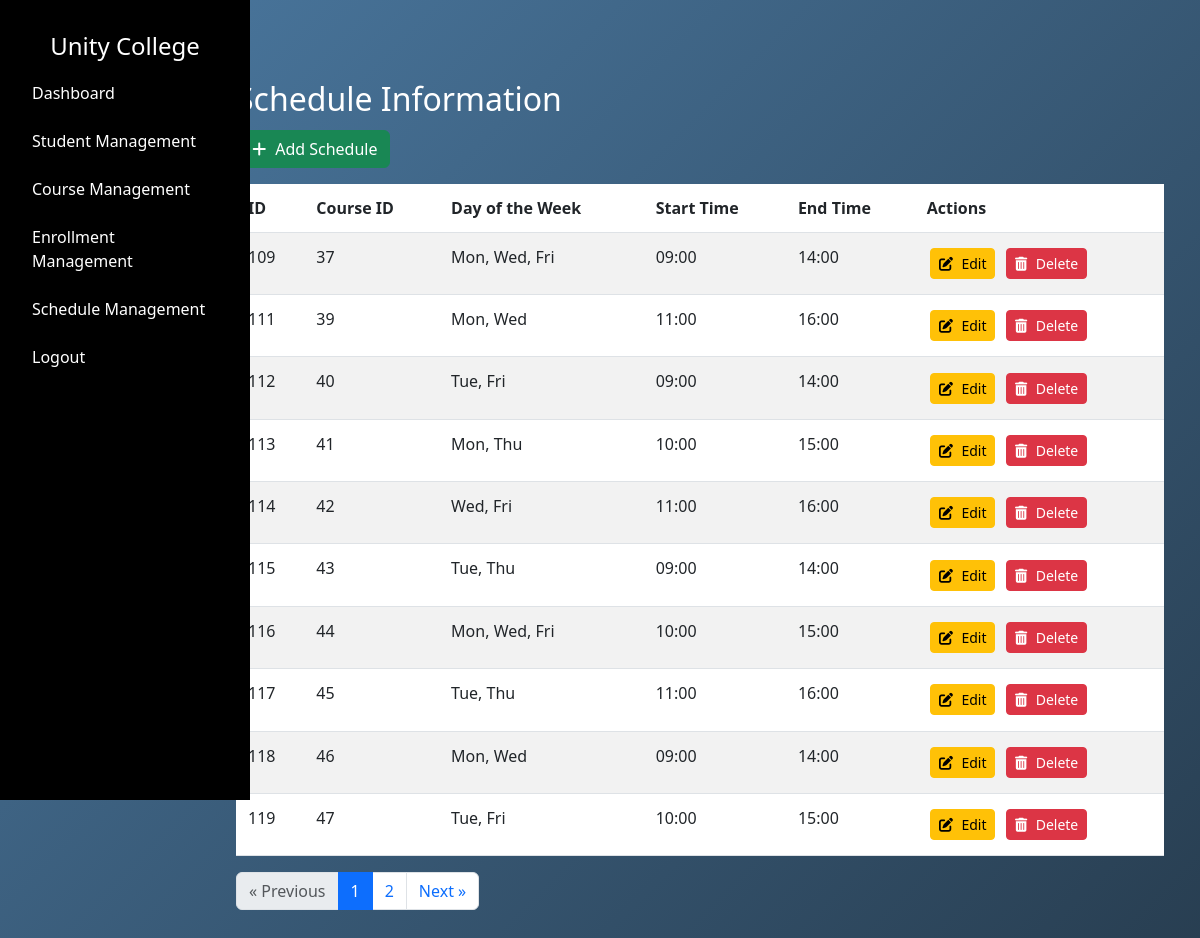
Screenshot of /admin/schedules (signed in) with the database file from the repository.
### tables this page shows
CREATE TABLE "schedule" (
    "id" INTEGER PRIMARY KEY AUTOINCREMENT,
    "course_id" INTEGER NOT NULL,
    "day_of_week" TEXT NOT NULL,
    "start_time" TEXT NOT NULL,
    "end_time" TEXT NOT NULL,
    FOREIGN KEY("course_id") REFERENCES "course"("id") ON DELETE CASCADE
);

### app.py (the view)
@app.route("/admin/schedules", methods=["GET"])
def admin_view_schedules():
    if 'admin_uid' not in session or session.get('user_type') != 'admin':
        return redirect(url_for('admin_login'))
    first_name = session.get('first_name')
    admin_uid = session.get('admin_uid')
    per_page = 10
    page = request.args.get('page', 1, type=int)
    schedules = query_db("SELECT * FROM schedule")
    total_schedules = len(schedules)
    total_pages = (total_schedules + per_page - 1) // per_page
    start = (page - 1) * per_page
    end = start + per_page
    schedules_list = [
        {
            "id": schedule[0],
            "course_id": schedule[1],
            "day_of_week": schedule[2],
            "start_time": schedule[3],
            "end_time": schedule[4]
        }
        for schedule in schedules[start:end]
    ]
    return render_template(
        "admin/schedules.html",
        schedules=schedules_list,
        current_page=page,
        total_pages=total_pages,
        first_name=first_name,
        admin_uid=admin_uid
    )

### dbcontroller.py (called while the page is built)
def query_db(query, args=()):
    con = None
    try:
        con = sqlite3.connect(DB_NAME)
        cur = con.cursor()
        cur.execute(query, args)
        rv = cur.fetchall()
        return rv
    except sqlite3.Error as e:
        print(f"[query_db error] {e}")
        raise
    finally:
        if con:
            con.close()

### templates/admin/schedules.html (shortened to what this page needs)
{% extends "/admin/layout.html" %} {% block content %}
<link href="/static/css/admin/schedulemgmt.css" rel="stylesheet" />
<div class="container mt-5">
  <h2 class="scheduleinfotitle">Schedule Information</h2>
  <a href="{{ url_for('add_schedule') }}" class="btn btn-success mb-3">
    <i class="fas fa-plus"></i> Add Schedule
  </a>
  <div class="table-responsive">
    <table class="table table-striped">
      <thead>
        <tr>
          <th>ID</th>
          <th>Course ID</th>
          <th>Day of the Week</th>
          <th>Start Time</th>
          <th>End Time</th>
          <th>Actions</th>
        </tr>
      </thead>
      <tbody>
        {% for schedule in schedules %}
        <tr>
          <td>{{ schedule['id'] }}</td>
          <td>{{ schedule['course_id'] }}</td>
          <td>{{ schedule['day_of_week'] }}</td>
          <td>{{ schedule['start_time'] }}</td>
          <td>{{ schedule['end_time'] }}</td>
          <td>
            <a
              href="{{ url_for('edit_schedule', schedule_id=schedule['id']) }}"
              class="btn btn-warning btn-sm"
            >
              <i class="fas fa-edit"></i>
              <span class="btn-text">Edit</span>
            </a>
            <form
              action="{{ url_for('delete_schedule', id=schedule['id']) }}"
              method="post"
              style="display: inline"
            >
              <button
                type="submit"
                class="btn btn-danger btn-sm"
                onclick="return confirm('Are you sure you want to delete this schedule?')"
              >
                <i class="fas fa-trash-alt"></i>
                <span class="btn-text">Delete</span>
              </button>
            </form>
          </td>
        </tr>
        {% endfor %}
      </tbody>
    </table>
  </div>
  <nav aria-label="Page navigation" class="pagination-container">
    <ul class="pagination">
      <li class="page-item {% if current_page == 1 %}disabled{% endif %}">
        <a
          class="page-link"
          href="{{ url_for('admin_view_schedules', page=current_page-1) }}"
          aria-label="Previous"
        >
          <span aria-hidden="true">&laquo;</span> Previous
        </a>
      </li>
      {% set page_range = [current_page - 1, current_page, current_page + 1] %}
      {% for p in page_range %} {% if p > 0 and p <= total_pages %}
      <li class="page-item {% if p == current_page %}active{% endif %}">
        <a
          class="page-link"
          href="{{ url_for('admin_view_schedules', page=p) }}"
          >{{ p }}</a
        >
      </li>
      {% endif %} {% endfor %}
      <li
        class="page-item {% if current_page == total_pages %}disabled{% endif %}"
      >
        <a
          class="page-link"
          href="{{ url_for('admin_view_schedules', page=current_page+1) }}"
          aria-label="Next"
        >
          Next <span aria-hidden="true">&raquo;</span>
        </a>
      </li>
    </ul>
  </nav>
</div>
{% endblock %}

### static/css/admin/layout.css (style rules this page uses)
body { font-family: Arial, sans-serif; margin: 0; background: linear-gradient(135deg, #4b79a1 0%, #283e51 100%) no-repeat center center fixed; }

### static/css/admin/schedulemgmt.css (style rules this page uses)
.table td, .table th { padding: 0.75rem; }
.table { margin-bottom: 1rem; background-color: transparent; }
.scheduleinfotitle { color: white; }
.btn { margin: 0.2rem; }
.btn i { margin-right: 0.3rem; }
.btn-text { display: inline; }

### rows the page displays
schedule: id "109", course_id "37", day_of_week "Mon, Wed, Fri", start_time "09:00", end_time "14:00"
schedule: id "111", course_id "39", day_of_week "Mon, Wed", start_time "11:00", end_time "16:00"
schedule: id "112", course_id "40", day_of_week "Tue, Fri", start_time "09:00", end_time "14:00"
schedule: id "113", course_id "41", day_of_week "Mon, Thu", start_time "10:00", end_time "15:00"
schedule: id "114", course_id "42", day_of_week "Wed, Fri", start_time "11:00", end_time "16:00"
schedule: id "115", course_id "43", day_of_week "Tue, Thu", start_time "09:00", end_time "14:00"
schedule: id "116", course_id "44", day_of_week "Mon, Wed, Fri", start_time "10:00", end_time "15:00"
schedule: id "117", course_id "45", day_of_week "Tue, Thu", start_time "11:00", end_time "16:00"
schedule: id "118", course_id "46", day_of_week "Mon, Wed", start_time "09:00", end_time "14:00"
schedule: id "119", course_id "47", day_of_week "Tue, Fri", start_time "10:00", end_time "15:00"

### other values shown
{{ p }} "1" "2"
